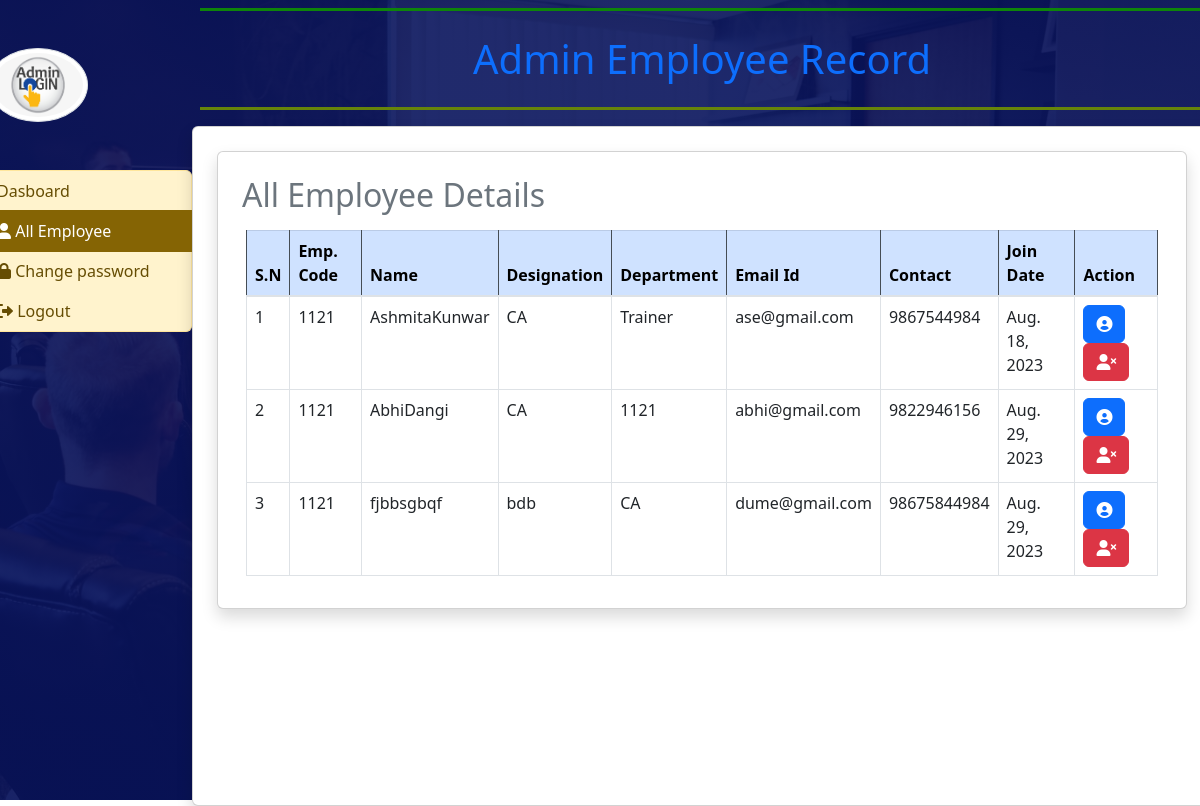
The page /all_employee/ (signed in) on the database as committed earlier.
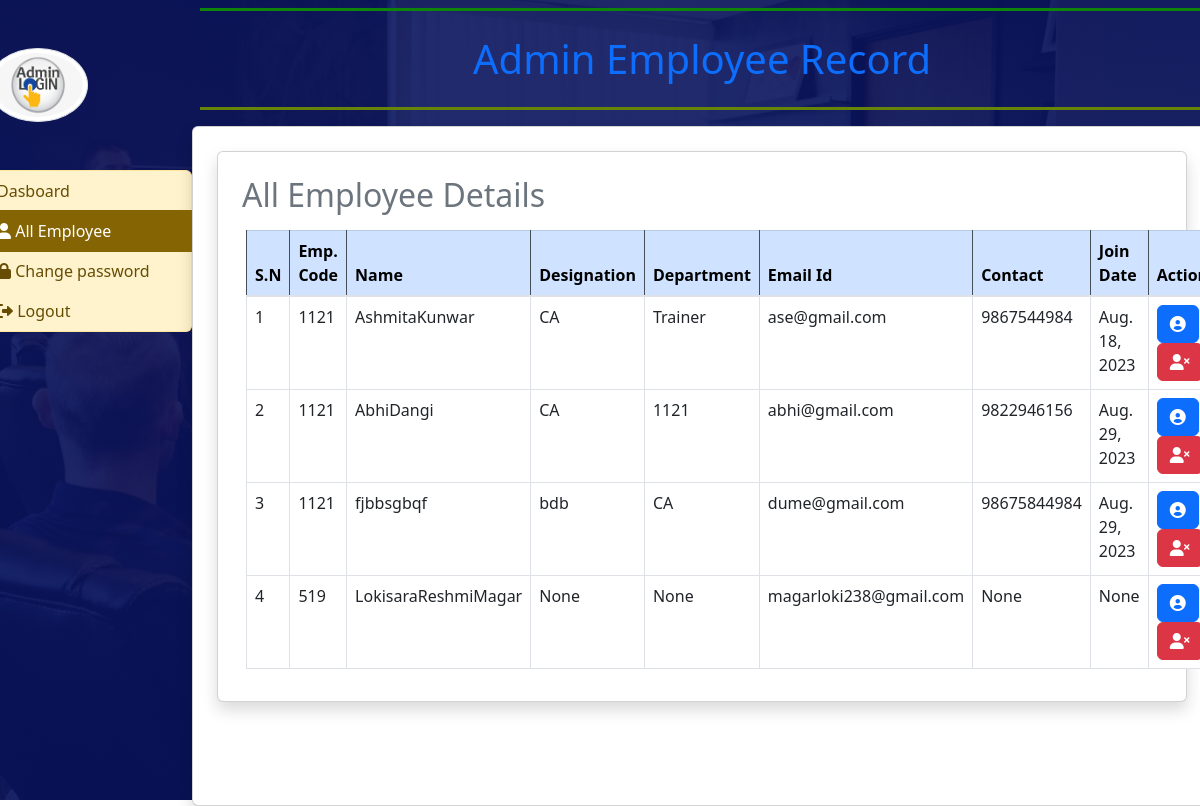
The same page on the database as committed later.
### employee_app/models.py (models this page shows, shortened)
class EmployeeDetail(models.Model):
    user = models.ForeignKey(User, on_delete=models.CASCADE)
    feature_image = models.ImageField(upload_to="EMP_images/%Y/%m/%d", blank=False)
    empcode = models.IntegerField(null=True)
    empdept = models.CharField(max_length=50, null=True)
    designation = models.CharField(max_length=100, null=True)
    contact = models.IntegerField(null=True)
    gender = models.CharField(max_length=50, null=True)
    join_date = models.DateField(null=True)

### employee_app/views.py (the view)
# urls.py: path("all_employee/",all_employee, name="all_employee"),
def all_employee(request):
    if not request.user.is_superuser:
        return redirect("admin_login")
    employee = EmployeeDetail.objects.all()
    return render(request, "admin/all_employee.html", locals())

### templates/admin/all_employee.html
{% extends "admin/admin_base.html" %}
{% block main %}
<div class="card shadow m-2">
     <div class="card-body">
          <h2 class="p-2 text-secondary">All Employee Details</h2>
          <div class="container-fluid">
               <table class="table table-bordered  table-hover">
                    <thead class="table-dark">
                         <tr class="table-primary">
                              <th scope="col">S.N</th>
                              <th scope="col">Emp. Code</th>
                              <th scope="col">Name</th>
                              <th scope="col">Designation</th>
                              <th scope="col">Department</th>
                              <th scope="col">Email Id</th>
                              <th scope="col">Contact</th>
                              <th scope="col">Join Date</th>
                              <th scope="col">Action</th>
                         </tr>
                    </thead>
                    <tbody>
                         {% for i in employee %}
                         <tr>
                              <td>{{forloop.counter}}</td>
                              <td>{{i.empcode}}</td>
                              <td>{{i.user.first_name}}{{i.user.last_name}}</td>
                              <td>{{i.designation}}</td>
                              <td>{{i.empdept}}</td>
                              <td>{{i.user.username}}</td>
                              <td>{{i.contact}}</td>
                              <td>{{i.join_date}}</td>
                              <td><a href="/admin_emp_view_detail/{{i.pk}}/" class="btn btn-primary"><i class="fa-solid fa-circle-user"></i></a>
                                   <a href="/emp_delete/{{i.user.pk}}/" class="btn btn-danger"
                                        onclick="return confirm('Are you sure?')"><i class="fa-solid fa-user-xmark"></i></a>
                              </td>
                         </tr>
                         {% endfor %}
                    </tbody>
               </table>
          </div>
     </div>
</div>
{% endblock main %}

Rows that differ between the two databases and show on the page:
added EmployeeDetail: empcode "519", user.first_name "Lokisara", user.last_name "ReshmiMagar", designation "None", empdept "None", user.username "magarloki238@gmail.com", contact "None", join_date "None"
